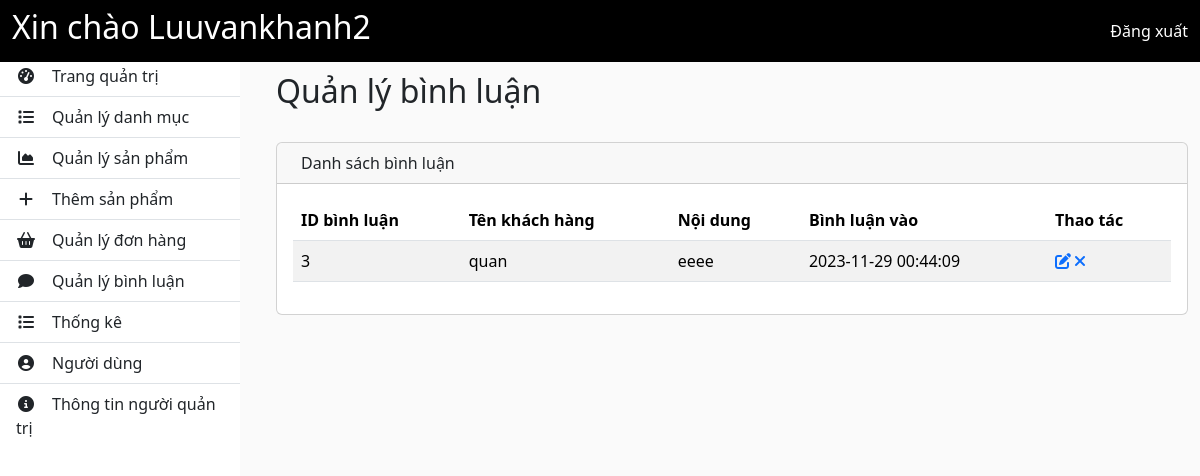
Page /admin/?mod=comments&act=main (signed in) on the committed database.
### tables this page shows
CREATE TABLE `binhluan` (
  `id` int(11) NOT NULL,
  `ma_khach_hang` int(11) NOT NULL,
  `ma_san_pham` int(11) NOT NULL,
  `noi_dung` varchar(100) NOT NULL,
  `binh_luan_vao` timestamp NOT NULL DEFAULT current_timestamp()
);

CREATE TABLE `khachhang` (
  `id` int(11) NOT NULL,
  `ma_vai_tro` int(11) NOT NULL,
  `ten_dang_nhap` varchar(30) NOT NULL,
  `email` varchar(100) NOT NULL,
  `ho_va_ten` varchar(100) NOT NULL,
  `mat_khau` varchar(50) NOT NULL,
  `kich_hoat` enum('1','2') NOT NULL DEFAULT '1',
  `tao_ngay` timestamp NOT NULL DEFAULT current_timestamp(),
  `cap_nhat_ngay` timestamp NOT NULL DEFAULT current_timestamp()
);

### admin/thuvien/database.php (called while the page is built, shortened)
<?php
$conn = mysqli_connect("localhost", "root", "", "php_test");
function db_query($query_string)
{
  global $conn;
  $result = mysqli_query($conn, $query_string);
  return $result;
}
function db_fetch_array($query_string)
{
  $result = array();
  $mysqli_result = db_query($query_string);
  while ($row = mysqli_fetch_assoc($mysqli_result)) {
    $result[] = $row;
  }
  return $result;
}

### admin/modules/comments/models/commentsModel.php (called while the page is built, shortened)
<?php
function getlistComments()
{
  return db_fetch_array("SELECT c.*, u.ten_dang_nhap FROM `binhluan` AS c INNER JOIN `khachhang` AS u ON c.ma_khach_hang = u.id");
}

### admin/modules/comments/views/main.php (the view, shortened to what this page needs)
<?php
$listComments = getlistComments();
?>
<div id="wrapper">
  <?php require "layout/sidebar.php"; ?>
  <main id="mainWrapper">
    <h2 class="mainWrapper-heading">Quản lý bình luận</h2>
    <div class="container pt-4" id="main-content">
      <div class="row">
        <div class="col-md-12 mb-3">
          <div class="card">
            <div class="card-header">
              <span><i class="bi bi-table me-2"></i></span> Danh sách bình luận
            </div>
            <div class="card-body">
              <div class="table-responsive">
                <table id="example" class="table table-striped data-table" style="width: 100%">
                  <thead>
                    <tr>
                      <th>ID bình luận</th>
                      <th>Tên khách hàng</th>
                      <th>Nội dung</th>
                      <th>Bình luận vào</th>
                      <th colspan="2">Thao tác</th>
                    </tr>
                  </thead>
                  <tbody>
                    <?php if (!empty($listComments)) {
                      foreach ($listComments as $item) {
                    ?>
                        <tr>
                          <td><?php echo $item['id'] ?></td>
                          <td><?php echo $item['ten_dang_nhap'] ?></td>
                          <td><?php echo $item['noi_dung'] ?></td>
                          <td><?php echo $item['binh_luan_vao'] ?></td>
                          <td>
                            <a href="?mod=comments&act=edit&id=<?php echo $item['id'] ?>" title="Sửa bình luận">
                              <i class="fas fa-edit"></i>
                            </a>
                            <a href="?mod=comments&act=delete&id=<?php echo $item['id'] ?>" title="Xoá bình luận">
                              <i class="fas fa-times"></i>
                            </a>
                          </td>
                        </tr>
                    <?php  }
                    } ?>
                  </tbody>
                </table>
              </div>
            </div>
          </div>
        </div>
      </div>
    </div>
  </main>
</div>

### admin/css/main.css (style rules this page uses)
* { margin: 0; padding: 0; box-sizing: border-box; }
body { background-color: #fafafa; min-height: 100vh; }
main#mainWrapper { flex: 1; margin-top: 4.5rem; }
#main-content { position: sticky !important; left: 0; top: 0; }
a { text-decoration: none !important; }
#wrapper { display: flex; gap: 0 1.5rem; }
.mainWrapper-heading { padding-left: 12px; }

### rows in the picture
binhluan: id "3", ma_khach_hang.ten_dang_nhap "quan", noi_dung "eeee", binh_luan_vao "2023-11-29 00:44:09"

### other values in the picture
$_SESSION['admin_login'] "Luuvankhanh2"
